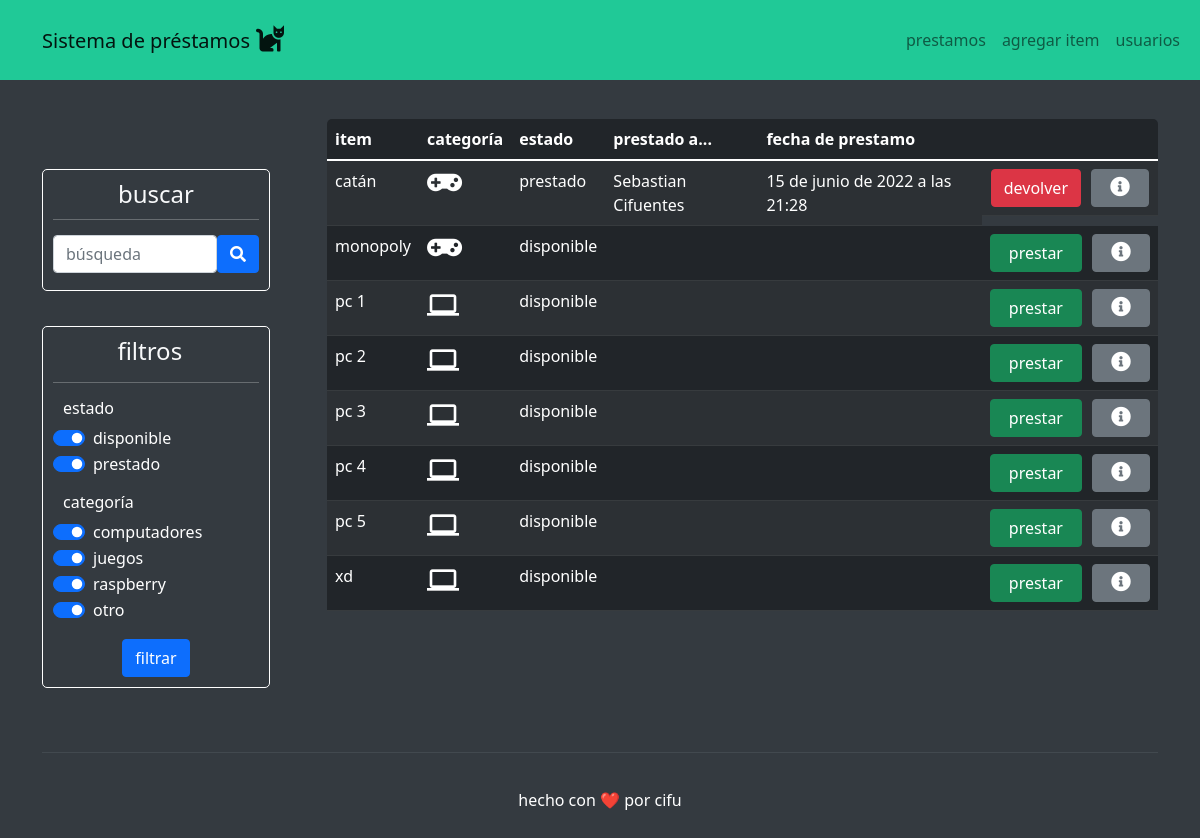
/, run on an earlier commit of the app's database.
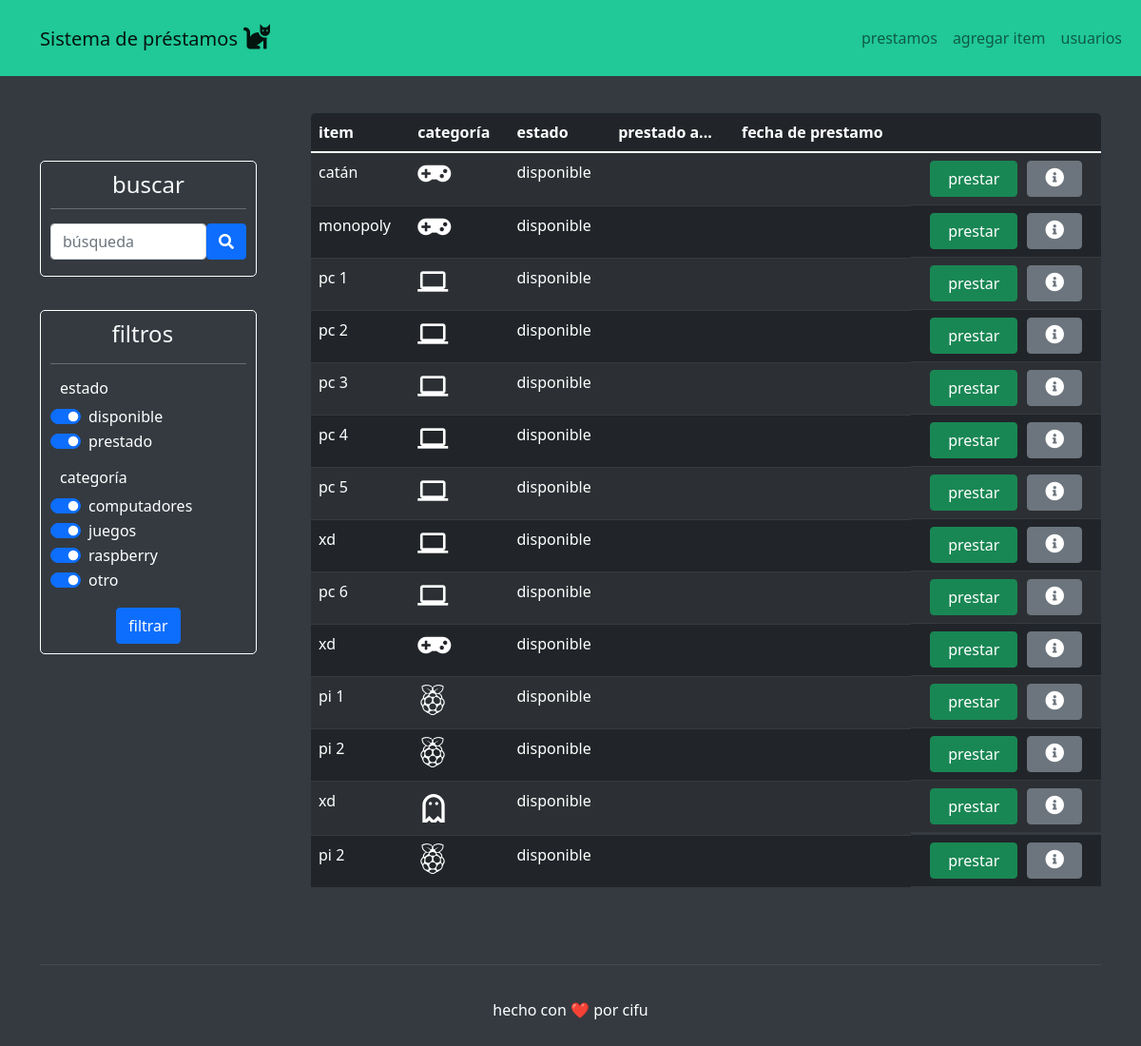
And on a later commit of the database.
### items/models.py (models this page shows, shortened)
class item(models.Model):
    nombre = models.CharField(max_length=50)
    codigo = models.CharField(max_length=50, blank=True)
    categoria = models.ForeignKey(categoria, on_delete=models.CASCADE)
    description = models.CharField(max_length=250, blank=True)
    disponible = models.BooleanField()
    def __str__(self):
        return self.nombre
    def ver_categoria(self):
        return str(self.categoria)

class usuario(models.Model):
    nombre = models.CharField(max_length=150)
    rol = models.CharField(max_length=15, blank=True)
    rut = models.CharField(max_length=15, blank=True)
    correo = models.CharField(max_length=150, blank=True)
    def __str__(self):
        return self.nombre

class prestamo(models.Model):
    usuario = models.ForeignKey(usuario, on_delete=models.CASCADE)
    item = models.ForeignKey(item, on_delete=models.CASCADE)
    fecha_prestamo = models.DateTimeField('fecha prestamo', null=True, blank=True)
    fecha_devuelto = models.DateTimeField('fecha devuelto', null=True, blank=True)
    devuelto = models.BooleanField(default=False)

### items/views.py (the view)
# urls.py: path('', views.index, name='index'),
def index(request):
    print('Request para index')
    items = item.objects.order_by("disponible")
    usuarios = usuario.objects.all()
    prestamos = prestamo.objects.all()
    categorias = categoria.objects.all()
    arreglo = []
    for caca in items:
        if caca.disponible == False:
            prestamo_aux = prestamos.filter(item__id = caca.id, devuelto = False).first()
            xd = caca , prestamo_aux.usuario, prestamo_aux.fecha_prestamo
            arreglo.append(xd)
        else:
            xd = caca, '',''
            arreglo.append(xd)
    return render(request, 'index.html', {'items': arreglo, 'usuarios':usuarios, 'prestamos':prestamos, 'categorias':categorias})

### items/templates/index.html (shortened to what this page needs)
{% extends 'base.html' %}
{% block content %}
<div class="container" style="padding-top: 39px;">
    <div class="row">
        <div class="col-auto col-md-3" style="margin-top: 50px;padding-right: 45px;">
            <div>
                <form
                    style="border-radius: 5px;padding-top: 10px;padding-right: 10px;padding-bottom: 10px;padding-left: 10px;border: 1px solid var(--bs-body-bg) ;border-top-style: solid; "
                    method="POST" action="{% url 'buscar' %}">{% csrf_token %}
                    <h1 class="fs-4 text-center" style="color: var(--bs-gray-100);">buscar</h1>
                    <hr
                        style="background: var(--bs-body-bg);border-width: 1px;border-color: var(--bs-body-bg);color: var(--bs-body-bg);margin-top: 10px;margin-bottom: 10px;">
                    <div class="d-flex d-md-flex d-lg-flex justify-content-end justify-content-md-end align-items-md-center justify-content-lg-end"
                        style="margin-top: 15px;padding-bottom: 7px;">
                        <input class="form-control" type="text" placeholder="búsqueda" name="busqueda" id="busqueda">
                        <button class="btn btn-primary" type="submit">
                            <i class="fas fa-search"></i>
                        </button>
                    </div>
                </form>
                <form
                    style="margin-top: 35px;border-radius: 5px;border: 1px solid var(--bs-body-bg);padding-left: 10px;padding-top: 10px;padding-bottom: 10px;padding-right: 10px;"
                    method="POST" action="{% url 'filtro' %}">{% csrf_token %}
                    {% if casillas %}
                    <h1 class="fs-4 text-center" style="color: var(--bs-gray-100);">filtros&nbsp;&nbsp;</h1>
                    <hr
                        style="background: var(--bs-body-bg);border-width: 1px;border-color: var(--bs-body-bg);color: var(--bs-body-bg);">
                    <h6 style="color: var(--bs-body-bg);padding-left: 10px;">estado</h6>
                    {% if casillas.0 == 'on' %}
                    <div class="form-check form-switch" style="color: var(--bs-body-bg);"><input
                            class="form-check-input" type="checkbox" id="Check-1" name="Check-1" checked="">
                        {% else %}
                        <div class="form-check form-switch" style="color: var(--bs-body-bg);"><input
                                class="form-check-input" type="checkbox" id="Check-1" name="Check-1">
                            {% endif %}
                            <label class="form-check-label" for="Check-1">disponible</label>
                        </div>
                        {% if casillas.1 == 'on' %}
                        <div class="form-check form-switch" style="color: var(--bs-body-bg);"><input
                                class="form-check-input" type="checkbox" id="Check-2" name="Check-2" checked="">
                            {% else %}
                            <div class="form-check form-switch" style="color: var(--bs-body-bg);"><input
                                    class="form-check-input" type="checkbox" id="Check-2" name="Check-2">
                                {% endif %}
                                <label class="form-check-label" for="Check-2">prestado</label>
                            </div>
                            <h6 style="color: var(--bs-body-bg);padding: 0px;padding-left: 10px;padding-top: 15px;">
                                categoría</h6>
                            {% if casillas.2 == 'on' %}
                            <div class="form-check form-switch" style="color: var(--bs-body-bg);"><input
                                    class="form-check-input" type="checkbox" id="Check-3" name="Check-3" checked="">
                                {% else %}
                                <div class="form-check form-switch" style="color: var(--bs-body-bg);"><input
                                        class="form-check-input" type="checkbox" id="Check-3" name="Check-3">
                                    {% endif %}
                                    <label class="form-check-label" for="Check-3">computadores</label>
                                </div>
                                {% if casillas.3 == 'on' %}
                                <div class="form-check form-switch" style="color: var(--bs-body-bg);"><input
                                        class="form-check-input" type="checkbox" id="Check-4" name="Check-4" checked="">
                                    {% else %}
                                    <div class="form-check form-switch" style="color: var(--bs-body-bg);"><input
                                            class="form-check-input" type="checkbox" id="Check-4" name="Check-4">
                                        {% endif %}
                                        <label class="form-check-label" for="Check-4">juegos</label>
                                    </div>
                                    {% if casillas.4 == 'on' %}
                                    <div class="form-check form-switch" style="color: var(--bs-body-bg);"><input
                                            class="form-check-input" type="checkbox" id="Check-5" name="Check-5" checked="">
                                        {% else %}
                                        <div class="form-check form-switch" style="color: var(--bs-body-bg);"><input
                                                class="form-check-input" type="checkbox" id="Check-5" name="Check-5">
                                            {% endif %}
                                            <label class="form-check-label" for="Check-4">raspberry</label>
                                        </div>
                                        {% if casillas.5 == 'on' %}
                                        <div class="form-check form-switch" style="color: var(--bs-body-bg);"><input
                                                class="form-check-input" type="checkbox" id="Check-6" name="Check-6" checked="">
                                            {% else %}
                                            <div class="form-check form-switch" style="color: var(--bs-body-bg);"><input
                                                    class="form-check-input" type="checkbox" id="Check-6" name="Check-6">
                                                {% endif %}
                                                <label class="form-check-label" for="Check-4">otro</label>
                                            </div>
                                    <div class="d-xl-flex justify-content-xl-center" style="padding-top: 15px;">
                                        <button class="btn btn-primary" type="submit">filtrar</button>
                                    </div>
                                    {% else %}
                                    <h1 class="fs-4 text-center" style="color: var(--bs-gray-100);">
                                        filtros&nbsp;&nbsp;</h1>
                                    <hr
                                        style="background: var(--bs-body-bg);border-width: 1px;border-color: var(--bs-body-bg);color: var(--bs-body-bg);">
                                    <h6 style="color: var(--bs-body-bg);padding-left: 10px;">estado</h6>
                                    <div class="form-check form-switch" style="color: var(--bs-body-bg);"><input
                                            class="form-check-input" type="checkbox" id="Check-1" name="Check-1"
                                            checked=""><label class="form-check-label" for="Check-1">disponible</label>
                                    </div>
                                    <div class="form-check form-switch" style="color: var(--bs-body-bg);"><input
                                            class="form-check-input" type="checkbox" id="Check-2" name="Check-2"
                                            checked=""><label class="form-check-label" for="Check-2">prestado</label>
                                    </div>
                                    <h6
                                        style="color: var(--bs-body-bg);padding: 0px;padding-left: 10px;padding-top: 15px;">
                                        categoría</h6>
                                    <div class="form-check form-switch" style="color: var(--bs-body-bg);"><input
                                            class="form-check-input" type="checkbox" id="Check-3" name="Check-3"
                                            checked=""><label class="form-check-label"
                                            for="Check-3">computadores</label></div>
                                    <div class="form-check form-switch" style="color: var(--bs-body-bg);"><input
                                            class="form-check-input" type="checkbox" id="Check-4" name="Check-4"
                                            checked=""><label class="form-check-label" for="Check-4">juegos</label>
                                    </div>
                                    <div class="form-check form-switch" style="color: var(--bs-body-bg);"><input
                                        class="form-check-input" type="checkbox" id="Check-5" name="Check-5"
                                        checked=""><label class="form-check-label"
                                        for="Check-3">raspberry</label></div>
                                        <div class="form-check form-switch" style="color: var(--bs-body-bg);"><input
                                            class="form-check-input" type="checkbox" id="Check-6" name="Check-6"
                                            checked=""><label class="form-check-label"
                                            for="Check-3">otro</label></div>
                                    <div class="d-xl-flex justify-content-xl-center" style="padding-top: 15px;">
                                        <button class="btn btn-primary" type="submit">filtrar</button>
                                    </div>
                                    {% endif %}
                </form>
            </div>
        </div>
        <div class="col-md-9">
            <div class="table-responsive" style="border-radius: 5px;border: 1px none var(--bs-body-bg);">
                <table class="table table-striped table-dark">
                    <thead>
                        <tr>
                            <th>item</th>
                            <th>categoría</th>
                            <th>estado</th>
                            <th>prestado a...</th>
                            <th>fecha de prestamo</th>
                            <th></th>
                        </tr>
                    </thead>
                    <tbody>
                        {% for item in items %}
                        <tr>
                            <td>{{ item.0 }} </td>
                            {% if item.0.ver_categoria == "juego" %}
                            <td><i class="fas fa-gamepad fs-3"></i></td>
                            {% elif item.0.ver_categoria == "computador" %}
                            <td><i class="material-icons fs-2">computer</i></td>
                            {% elif item.0.ver_categoria == "raspberry" %}
                            <td></td>
                            {% elif item.0.ver_categoria == "otro" %}
                            <td></td>
                            {% else %}
                            <td></td>
                            {% endif %}
                            {% if item.0.disponible == True %}
                            <td>disponible</td>
                            {% else %}
                            <td>prestado</td>
                            {% endif %}
                            {% if item.0.disponible == True %}
                            <td></td>
                            <td></td>
                            {% else %}
                            <td>{{ item.1 }}</td>
                            <td>{{ item.2}}</td>
                            {% endif %}
                            <td class="d-lg-flex justify-content-lg-center">
                                {% if item.0.disponible == True %}
                                <button class="btn btn-success" type="button"
                                    style="padding-right: 18px;padding-left: 18px;"
                                    data-bs-target="#modal-{{item.0.id}}" data-bs-toggle="modal">prestar</button>
                                {% else %}
                                <form method="POST" action="{% url 'devolver' %}">{% csrf_token %}
                                    <button class="btn btn-danger" type="submit">devolver</button>
                                </form>
                                {% endif %}
                                <form method="POST" action="{% url 'item_' item.0.id %}">{% csrf_token %}
                                    <button class="btn btn-secondary" type="submit"
                                        style="text-align: center;padding-left: 18px;padding-right: 18px;margin-left: 10px;">
                                        <i class="fas fa-info-circle fs-5"></i>
                                    </button>
                                </form>
                            </td>
                        </tr>
                        {% endfor %}
                    </tbody>
                </table>
            </div>
        </div>
    </div>
</div>
{% endblock %}

What changed in the data, as far as the page shows it:
changed item "catán": nombre "Sebastian Cifuentes" → (not shown); fecha_prestamo "15 de junio de 2022 a las 21:28" → (not shown); disponible "prestado devolver" → "disponible prestar"
added item: nombre "pc 6", disponible "disponible"
added item: nombre "xd", disponible "disponible"
added item: nombre "pi 1", disponible "disponible"
added item: nombre "pi 2", disponible "disponible"
added item: nombre "xd", disponible "disponible"
added item: nombre "pi 2", disponible "disponible"
